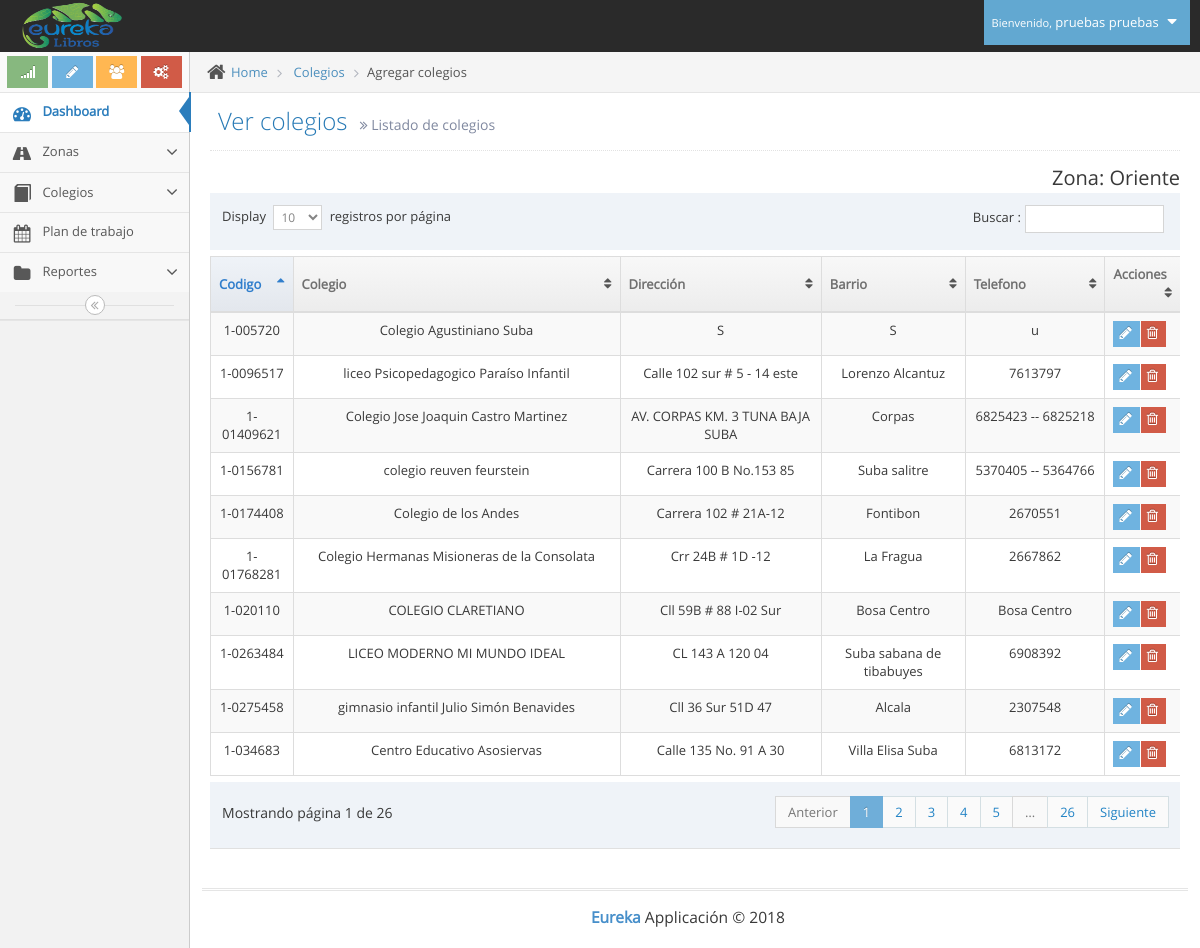
The page /ver_colegios.php (signed in) on the database its author committed.
### tables this page shows
CREATE TABLE IF NOT EXISTS `usuarios` (
`id` int(11) NOT NULL,
  `tipo` int(11) NOT NULL,
  `id_pais` int(11) NOT NULL,
  `cedula` varchar(12) NOT NULL,
  `nombres` varchar(100) NOT NULL,
  `apellidos` varchar(100) NOT NULL,
  `telefono` varchar(12) NOT NULL,
  `direccion` varchar(100) NOT NULL,
  `correo` varchar(100) NOT NULL,
  `clave` varchar(100) NOT NULL,
  `cod_zona` varchar(10) NOT NULL
);

CREATE TABLE IF NOT EXISTS `zonas` (
`id` int(11) NOT NULL,
  `codigo` varchar(8) NOT NULL,
  `zona` varchar(100) NOT NULL
);

CREATE TABLE IF NOT EXISTS `colegios` (
`id` int(11) NOT NULL,
  `codigo` varchar(11) NOT NULL,
  `colegio` varchar(100) NOT NULL,
  `direccion` varchar(100) NOT NULL,
  `barrio` varchar(100) NOT NULL,
  `telefono` varchar(20) NOT NULL,
  `web` varchar(100) NOT NULL,
  `cumpleaños` date NOT NULL,
  `cod_zona` varchar(8) NOT NULL,
  `id_usuario` int(11) NOT NULL,
  `fecha_creacion` timestamp NOT NULL DEFAULT CURRENT_TIMESTAMP ON UPDATE CURRENT_TIMESTAMP
);

### ver_colegios.php (the view, shortened to what this page needs)
<!DOCTYPE html>
<html lang="en">
	<head>
		<link rel="stylesheet" href="assets/css/bootstrap.min.css" />
		<link rel="stylesheet" href="assets/font-awesome/4.5.0/css/font-awesome.min.css" />
		<link rel="stylesheet" href="assets/css/jquery-ui.min.css" />
		<link rel="stylesheet" href="assets/css/bootstrap-datepicker3.min.css" />
		<link href="assets/js/dataTables/dataTables.bootstrap.css" rel="stylesheet" />
		<link rel="stylesheet" href="assets/css/ace.min.css" class="ace-main-stylesheet" id="main-ace-style" />
		<link rel="stylesheet" href="assets/css/ace-skins.min.css" />
		<link rel="stylesheet" href="assets/css/ace-rtl.min.css" />
	</head>
	<body class="no-skin">
		<?php include("template/nav.php"); ?>
		<div class="main-container ace-save-state" id="main-container">
			<?php include("template/sidebar.php"); ?>
			<div class="main-content">
				<div class="main-content-inner">
					<div class="breadcrumbs ace-save-state" id="breadcrumbs">
						<ul class="breadcrumb">
							<li>
								<i class="ace-icon fa fa-home home-icon"></i>
								<a href="#">Home</a>
							</li>
							<li>
								<a href="#">Colegios</a>
							</li>
							<li class="active">Agregar colegios</li>
						</ul>
					</div>
					<div class="page-content">
						<div class="page-header">
							<h1>
								Ver colegios
								<small>
									<i class="ace-icon fa fa-angle-double-right"></i>
									Listado de colegios
								</small>
							</h1>
						</div>
							<?php
								$sql_z = "SELECT zona FROM zonas WHERE codigo='".$_SESSION['zona']."'";
								$req_z = $bdd->prepare($sql_z);
								$req_z->execute();
								$zona = $req_z->fetch();
								echo "<div class='pull-right' style='font-size: 20px;'>Zona: ". $zona["zona"]."</div>";
							?>
						<div class="row">
							<div class="col-xs-12">
								<?php
                                include("conexion/bdd.php");
                                if ($_SESSION["tipo"]==1) {
                                	$sql = "SELECT id, codigo, colegio, direccion, barrio,telefono FROM colegios ";
									$req = $bdd->prepare($sql);
									$req->execute();
                                }
                                else {
                                	$sql = "SELECT id, codigo, colegio, direccion, barrio,telefono FROM colegios WHERE cod_zona='".$_SESSION['zona']."'";
									$req = $bdd->prepare($sql);
									$req->execute();
                                }
								$colegios = $req->fetchAll();
                            ?>
                            <div class="table-responsive">
                                <table class="table table-striped table-bordered table-hover" id="dataTables-example">
                                    <thead>
                                        <tr>
                                            <th>Codigo</th>
                                            <th>Colegio</th>
                                            <th>Dirección</th>
                                            <th>Barrio</th>
                                            <th>Telefono</th>
                                            <th>Acciones</th>
                                        </tr>
                                    </thead>
                                    <tbody>
                                        <?php
                                        	foreach($colegios as $colegio) {
                                               $codigo = $colegio['codigo'];
                                               $nombre = $colegio['colegio'];
                                               $direccion = $colegio['direccion'];
                                               $barrio = $colegio['barrio'];
                                               $telefono = $colegio['telefono'];
                                                echo'<tr class="odd gradeX">';
                                                echo'<td class="center">'.$codigo.'</td>';
                                                echo'<td class="center">'.$nombre.'</td>';
                                                echo'<td class="center">'.$direccion.'</td>';
                                                echo'<td class="center">'.$barrio.'</td>';
                                                echo'<td class="center">'.$telefono.'</td>';
                                                echo '<td>
														<div class="hidden-sm hidden-xs btn-group">
															<a class="btn btn-xs btn-info" href="colegio.php?codigo='.$codigo.'">
																<i class="ace-icon fa fa-pencil bigger-120"></i>
															</a>
															<a class="btn btn-xs btn-danger eliminar" href="#" data-codigo='.$codigo.'>
																<i class="ace-icon fa fa-trash-o bigger-120"></i>
															</a>
														</div>
														<div class="hidden-md hidden-lg">
															<div class="inline pos-rel">
																<button class="btn btn-minier btn-primary dropdown-toggle" data-toggle="dropdown" data-position="auto">
																	<i class="ace-icon fa fa-cog icon-only bigger-110"></i>
																</button>
																<ul class="dropdown-menu dropdown-only-icon dropdown-yellow dropdown-menu-right dropdown-caret dropdown-close">
																	<li>
																		<a href="colegio.php?codigo='.$codigo.'" class="tooltip-success" data-rel="tooltip" title="Edit">
																			<span class="green">
																				<i class="ace-icon fa fa-pencil-square-o bigger-120"></i>
																			</span>
																		</a>
																	</li>
																	<li>
																		<a href="#" class="tooltip-error eliminar" data-rel="tooltip
																		" title="Delete" data-codigo='.$codigo.'>
																			<span class="red">
																				<i class="ace-icon fa fa-trash-o bigger-120"></i>
																			</span>
																		</a>
																	</li>
																</ul>
															</div>
														</div>
													</td>';
                                            }
                                         ?>
                                        </tr>
                                    </tbody>
                                </table>
                            </div>
							</div>
						</div>
					</div>
				</div>
			</div>
			<div class="footer">
				<div class="footer-inner">
					<div class="footer-content">
						<span class="bigger-120">
							<span class="blue bolder">Eureka</span>
							Applicación &copy; 2018
						</span>
					</div>
				</div>
			</div>
		</div>
	</body>
</html>

### template/nav.php (shortened to what this page needs)
<div id="navbar" class="navbar navbar-default          ace-save-state">
			<div class="navbar-container ace-save-state" id="navbar-container">
				<div class="navbar-header pull-left">
					<a href="index.php" class="navbar-brand">
						<small>
							<img src="assets/images/logo_eureka.png" alt="" class="" height="50px" width="100px">
						</small>
					</a>
				</div>
				<div class="navbar-buttons navbar-header pull-right" role="navigation">
					<ul class="nav ace-nav">
						<li class="light-blue dropdown-modal">
							<a data-toggle="dropdown" href="#" class="dropdown-toggle">
								<?php
									require_once('conexion/bdd.php');
									$sql = "SELECT nombres,apellidos FROM usuarios WHERE id='".$_SESSION['id']."'";
									$req = $bdd->prepare($sql);
									$req->execute();
									$usuario = $req->fetch();
									$nombre_completo=$usuario["nombres"]." ".$usuario["apellidos"];
								?>
									<small>Bienvenido,</small>
									<?php echo $nombre_completo; ?>
								<i class="ace-icon fa fa-caret-down"></i>
							</a>
						</li>
					</ul>
				</div>
			</div>
		</div>

### template/sidebar.php (shortened to what this page needs)
<div id="sidebar" class="sidebar                  responsive                    ace-save-state">
				<div class="sidebar-shortcuts" id="sidebar-shortcuts">
					<div class="sidebar-shortcuts-large" id="sidebar-shortcuts-large">
						<button class="btn btn-success">
							<i class="ace-icon fa fa-signal"></i>
						</button>
						<button class="btn btn-info">
							<i class="ace-icon fa fa-pencil"></i>
						</button>
						<button class="btn btn-warning">
							<i class="ace-icon fa fa-users"></i>
						</button>
						<button class="btn btn-danger">
							<i class="ace-icon fa fa-cogs"></i>
						</button>
					</div>
				</div>
				<ul class="nav nav-list">
					<li class="active">
						<a href="index.php">
							<i class="menu-icon fa fa-tachometer"></i>
							<span class="menu-text"> Dashboard </span>
						</a>
					</li>
					<?php if ( ($_SESSION["tipo"] ==1) ) {?>
					<li class="">
						<a href="#" class="dropdown-toggle">
							<i class="menu-icon fa fa-road"></i>
							<span class="menu-text"> Zonas </span>
							<b class="arrow fa fa-angle-down"></b>
						</a>
					</li>
					<?php } ?>
					<li class="">
						<a href="#" class="dropdown-toggle">
							<i class="menu-icon glyphicon glyphicon-book"></i>
							<span class="menu-text"> Colegios </span>
							<b class="arrow fa fa-angle-down"></b>
						</a>
					</li>
					<li class="">
						<a href="calendar.php">
							<i class="menu-icon fa fa-calendar"></i>
							<span class="menu-text">
								Plan de trabajo
							</span>
						</a>
					</li>
					<li class="">
						<a href="#" class="dropdown-toggle">
							<i class="menu-icon fa fa-folder"></i>
							<span class="menu-text"> Reportes </span>
							<b class="arrow fa fa-angle-down"></b>
						</a>
						</li>
				</ul>
				<div class="sidebar-toggle sidebar-collapse" id="sidebar-collapse">
					<i id="sidebar-toggle-icon" class="ace-icon fa fa-angle-double-left ace-save-state" data-icon1="ace-icon fa fa-angle-double-left" data-icon2="ace-icon fa fa-angle-double-right"></i>
				</div>
			</div>

### rows shown on the page
usuarios: nombre_completo "pruebas pruebas"
zonas: zona "Oriente"
colegios: codigo "1-034683", colegio "Centro Educativo Asosiervas", direccion "Calle 135 No. 91 A 30", barrio "Villa Elisa Suba", telefono "6813172"
colegios: codigo "1-0096517", colegio "liceo Psicopedagogico Paraíso Infantil", direccion "Calle 102 sur # 5 - 14 este", barrio "Lorenzo Alcantuz", telefono "7613797"
colegios: codigo "1-0156781", colegio "colegio reuven feurstein", direccion "Carrera 100 B No.153 85", barrio "Suba salitre", telefono "5370405 -- 5364766"
colegios: codigo "1-005720", colegio "Colegio Agustiniano Suba", direccion "S", barrio "S", telefono "u"
colegios: codigo "1-01409621", colegio "Colegio Jose Joaquin Castro Martinez", direccion "AV. CORPAS KM. 3 TUNA BAJA SUBA", barrio "Corpas", telefono "6825423 -- 6825218"
colegios: codigo "1-020110", colegio "COLEGIO CLARETIANO", direccion "Cll 59B # 88 I-02 Sur", barrio "Bosa Centro", telefono "Bosa Centro"
colegios: codigo "1-01768281", colegio "Colegio Hermanas Misioneras de la Consolata", direccion "Crr 24B # 1D -12", barrio "La Fragua", telefono "2667862"
colegios: codigo "1-0174408", colegio "Colegio de los Andes", direccion "Carrera 102 # 21A-12", barrio "Fontibon", telefono "2670551"
colegios: codigo "1-0263484", colegio "LICEO MODERNO MI MUNDO IDEAL", direccion "CL 143 A 120 04", barrio "Suba sabana de tibabuyes", telefono "6908392"
colegios: codigo "1-0275458", colegio "gimnasio infantil Julio Simón Benavides", direccion "Cll 36 Sur 51D 47", barrio "Alcala", telefono "2307548"
